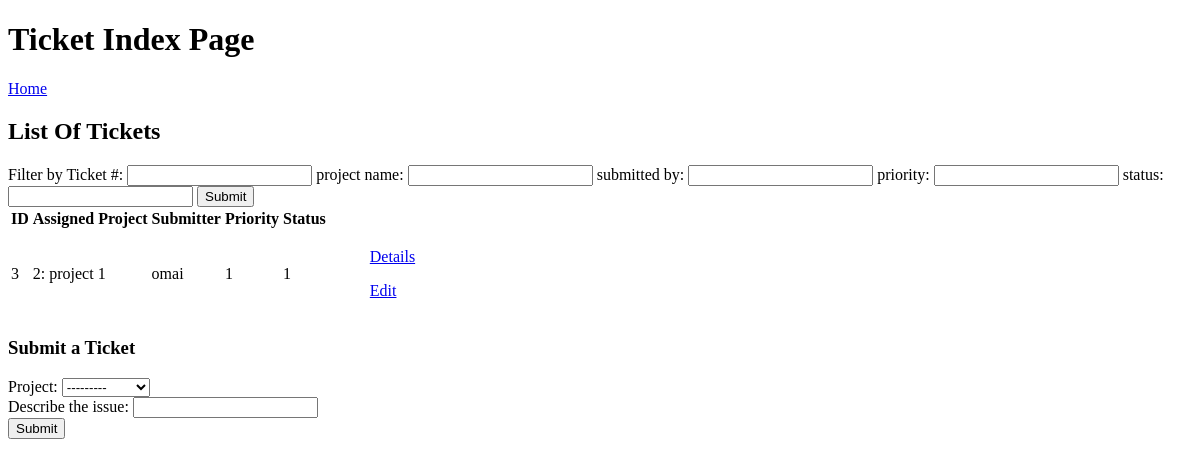
Page /tickets/ (signed in) on the earlier database version.
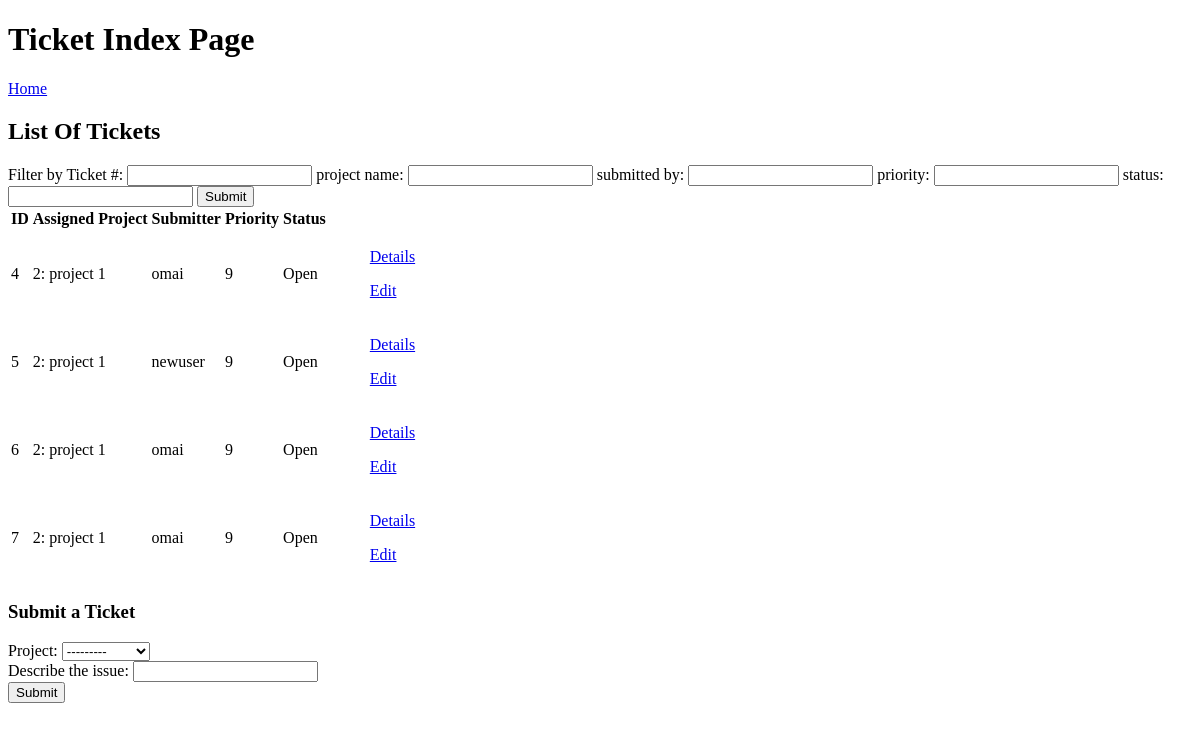
Same page on the later database version.
### tickets/models.py (models this page shows)
class Ticket(models.Model):
	priorityChoices = (
		('1','1'),
		('2','2'),
		('3','3'),
		('4','4'),
		('5','5'),
		('6','6'),
		('7','7'),
		('8','8'),
		('9','9'),
	)
	statusChoices = (
		('Closed','Closed'),
		('Open','Open'),
	)
	raceChoices = (
		('Bugs/Errors','Bugs/Errors'),
	)
	project = models.ForeignKey(Project, on_delete=models.CASCADE,related_name="project_tickets")
	personnel = models.ForeignKey(ProjectMember, on_delete=models.SET_NULL , related_name="assigned_ticket" , null=True,default=None, blank=True)
	submitter = models.ForeignKey(settings.AUTH_USER_MODEL, on_delete=models.SET_NULL,null=True,related_name="user_tickets")
	description = models.CharField(max_length=100)
	priority = models.CharField(max_length=100,choices= priorityChoices)
	status = models.CharField(max_length=100, choices = statusChoices)
	race = models.CharField(max_length=100,choices = raceChoices)
	timeCreated = models.DateTimeField(auto_now_add=True)
	lastEdited = models.DateTimeField(default = datetime.datetime(2020,1,1,0,0,0))

### projects/models.py (models this page shows)
class Project(models.Model):
	submitter = models.ForeignKey(settings.AUTH_USER_MODEL, on_delete=models.CASCADE , related_name= "projects_created")
	name = models.CharField(max_length=64)
	description = models.CharField(max_length=100)
	class Meta:
		unique_together = ["name", 'submitter']
	def __str__(self):
		return u'{0}'.format(str(self.id) + ": " + self.name)

### authenticate/models.py (models this page shows)
class NewUser(AbstractBaseUser, PermissionsMixin):
	email = models.EmailField(_('email address'), unique=True)
	user_name = models.CharField(max_length=150, unique=True)
	first_name = models.CharField(max_length=150, blank=True)
	start_date = models.DateTimeField(default=timezone.now)
	about = models.TextField(_(
		'about'), max_length=150, blank=True)
	is_staff = models.BooleanField(default=False)
	is_active = models.BooleanField(default=True)
	objects = CustomAccountManager()
	USERNAME_FIELD = "email"
	REQUIRED_FIELDS = ['user_name', 'first_name']
	def __str__(self):
		return self.user_name

### tickets/views.py (the view)
# urls.py: path('', views.index, name="index"),
@login_required(login_url='authenticate:login')
def index(request):
	ticket_list = Ticket.objects.all()
	ticket_filter = TicketFilter(request.GET,queryset=ticket_list)
	ticket_list = ticket_filter.qs
	context={
		'ticket_list': ticket_list,
		'ticket_filter': ticket_filter,
		'form': SubmitTicketForm()
	}
	return render(request, "tickets/index.html",context)

### tickets/forms.py
class SubmitTicketForm(forms.Form):
	project = forms.ModelChoiceField(queryset= Project.objects.all(), label=None)
	description = forms.CharField(max_length=1000, label="Describe the issue")
	class Meta:
		model = Ticket
		fields = ['project','description']

### tickets/templates/tickets/index.html (shortened to what this page needs)
{% extends "authenticate/layout.html" %}
{% block body %}
	<div><h1>Ticket Index Page</h1></div>
	<a href="{% url 'authenticate:home' %}">Home</a>
	<div><h2>List Of Tickets</h2></div>
	<div>
		<form method="get">
			Filter by
			{% for field in ticket_filter.form %}
				{{field.label}}: {{ field }}
			{% endfor %}
			<button type="submit">Submit</button>
			<br>
		</form>
	</div>
	<div>
		<table>
			<div>
				<tr>
					<th>ID</th>
					<th>Assigned Project</th>
					<th>Submitter</th>
					<th>Priority</th>
					<th>Status</th>
					<th>      </th>
				</tr>
			</div>
			{% for ticket in ticket_list %}
				<div>
					<tr>
						<td>{{ticket.id}}</td>
						<td>{{ticket.project}}</td>
						<td>{{ticket.submitter}}</td>
						<td>{{ticket.priority}}</td>
						<td>{{ticket.status}}</td>
						<td><ul>
								<a href="{% url 'tickets:details' ticket.id %}">Details</a>
							</ul>
							<ul>
								<a href="{% url 'tickets:edit' ticket.id %}">Edit</a>
							</ul>
						</td>
					</tr>
				</div>
			{%endfor%}
		</table>
	</div>
	<div>
		<form method="post" action="{%url 'tickets:submit' %}">
			<h3>Submit a Ticket</h3>
			{%for field in form%}
				{{field.label}}: {{field}} <br>
			{%endfor%}
			<button type="submit">Submit</button>
		</form>
	</div>
{% endblock %}

### authenticate/templates/authenticate/layout.html (shortened to what this page needs)
<!DOCTYPE html>
<html>
<head>
</head>
<body>
	{% block body%}
	{%endblock%}
</body>
</html>

Differences in the rows shown:
removed Ticket: id "3", project "2: project 1", submitter "omai", priority "1", status "1"
added Ticket: id "4", project "2: project 1", submitter "omai", priority "9", status "Open"
added Ticket: id "5", project "2: project 1", submitter "newuser", priority "9", status "Open"
added Ticket: id "6", project "2: project 1", submitter "omai", priority "9", status "Open"
added Ticket: id "7", project "2: project 1", submitter "omai", priority "9", status "Open"
